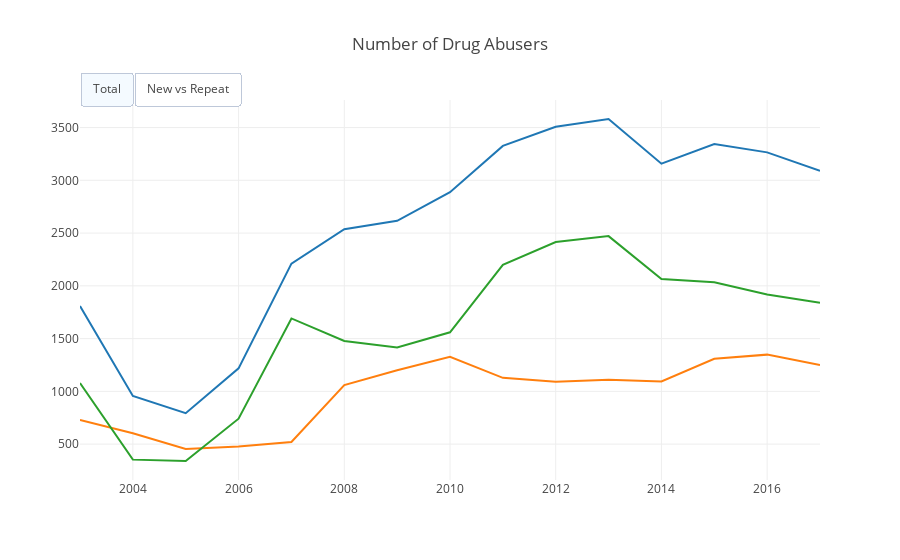

Here is the notebook cell this chart was saved with:
### Code cell
import plotly.plotly as py
from plotly.offline import download_plotlyjs, init_notebook_mode, plot, iplot
import plotly.graph_objs as go

init_notebook_mode(connected=True)

trace0 = go.Scatter(
        x=by_status_pivot['year'],
        y=by_status_pivot['Total'],
        mode='lines',
        name='Total'
        )

trace1 = go.Scatter(
        x=by_status_pivot['year'],
        y=by_status_pivot['New'],
        mode='lines',
        name='New'
        )

trace2 = go.Scatter(
        x=by_status_pivot['year'],
        y=by_status_pivot['Repeat'],
        mode='lines',
        name='Repeat'
        )

data=[trace0,trace1,trace2]

updatemenus = list([
        dict(type='buttons',
            buttons=list([
                dict(label = 'Total',
                    method = 'update',
                    args = [{'visible':[True,False,False]},
                           {'title': 'Total Number of Drug Abusers'}]),
                dict(label = 'New vs Repeat',
                    method = 'update',
                    args=[{'visible':[False,True,True]},
                         {'title': 'New vs Repeat Drug Abusers'}]),
            ]),
            direction = 'left',
            pad = {'r': 10, 't': 10},
            x = 0,
            xanchor = 'left',
            y = 1.1,
            yanchor = 'top'
        )
    ])

layout = dict(title = 'Number of Drug Abusers', showlegend=False, updatemenus=updatemenus)
fig = dict(data=data, layout=layout)
iplot(fig, filename = 'jupyter/by-status')

### Figure 1 — Plotly figure (JSON) as saved in the notebook; plotly's stock layout.template omitted (floating-point values rounded to 4 significant figures)
{"data": [{"mode": "lines", "type": "scatter", "x": [2003, 2004, 2005, 2006, 2007, 2008, 2009, 2010, 2011, 2012, 2013, 2014, 2015, 2016, 2017], "y": [1809, 956, 793, 1218, 2211, 2537, 2616, 2887, 3326, 3507, 3581, 3158, 3343, 3265, 3089]}, {"mode": "lines", "name": "New", "type": "scatter", "x": [2003, 2004, 2005, 2006, 2007, 2008, 2009, 2010, 2011, 2012, 2013, 2014, 2015, 2016, 2017], "y": [730, 603, 453, 477, 520, 1060, 1200, 1327, 1128, 1092, 1110, 1093, 1309, 1348, 1249]}, {"mode": "lines", "name": "Repeat", "type": "scatter", "x": [2003, 2004, 2005, 2006, 2007, 2008, 2009, 2010, 2011, 2012, 2013, 2014, 2015, 2016, 2017], "y": [1079, 353, 340, 741, 1691, 1477, 1416, 1560, 2198, 2415, 2471, 2065, 2034, 1917, 1840]}], "layout": {"showlegend": false, "title": "Number of Drug Abusers", "updatemenus": [{"buttons": [{"args": [{"visible": [true, false, false]}, {"title": "Total Number of Drug Abusers"}], "label": "Total", "method": "update"}, {"args": [{"visible": [false, true, true]}, {"title": "New vs Repeat Drug Abusers"}], "label": "New vs Repeat", "method": "update"}], "direction": "left", "pad": {"r": 10, "t": 10}, "type": "buttons", "x": 0, "xanchor": "left", "y": 1.1, "yanchor": "top"}]}}
